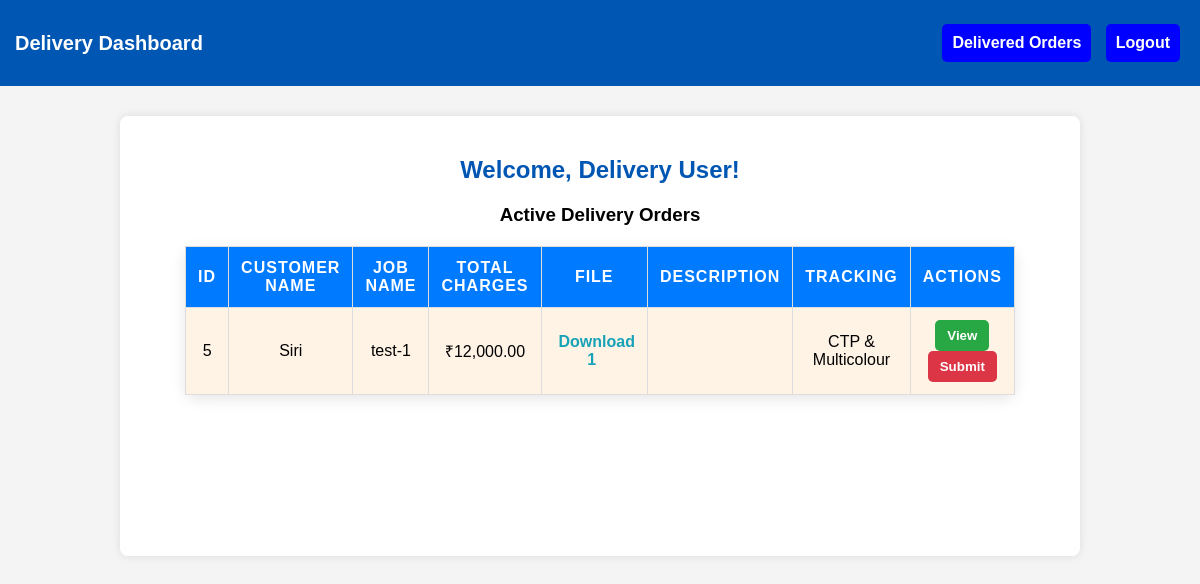
The page /dashboards/delivery.php on the database its author committed.
### tables this page shows
CREATE TABLE `job_sheets` (
  `id` int NOT NULL,
  `customer_name` varchar(255) NOT NULL,
  `phone_number` varchar(15) NOT NULL,
  `job_name` varchar(255) NOT NULL,
  `paper_subcategory` int DEFAULT NULL,
  `type` varchar(255) DEFAULT NULL,
  `quantity` int DEFAULT NULL,
  `striking` varchar(50) DEFAULT NULL,
  `machine` varchar(50) DEFAULT NULL,
  `ryobi_type` varchar(50) DEFAULT NULL,
  `web_type` varchar(50) DEFAULT NULL,
  `web_size` int DEFAULT NULL,
  `ctp_plate` varchar(50) DEFAULT NULL,
  `ctp_quantity` int DEFAULT NULL,
  `plating_charges` decimal(10,2) DEFAULT NULL,
  `paper_charges` decimal(10,2) DEFAULT NULL,
  `printing_charges` decimal(10,2) DEFAULT NULL,
  `lamination_charges` decimal(10,2) DEFAULT NULL,
  `pinning_charges` decimal(10,2) DEFAULT NULL,
  `binding_charges` decimal(10,2) DEFAULT NULL,
  `finishing_charges` decimal(10,2) DEFAULT NULL,
  `other_charges` decimal(10,2) DEFAULT NULL,
  `discount` decimal(10,2) DEFAULT NULL,
  `total_charges` decimal(10,2) DEFAULT NULL,
  `status` enum('Draft','Approved','Finalized') NOT NULL DEFAULT 'Draft',
  `ctp` tinyint(1) DEFAULT '0',
  `multicolour` tinyint(1) DEFAULT '0',
  `description` text,
  `file_path` varchar(500) DEFAULT NULL,
  `completed` tinyint(1) DEFAULT '0',
  `payment_status` enum('incomplete','partially_paid','completed','partially_paid_credit') NOT NULL DEFAULT 'incomplete',
  `cash_amount` decimal(10,2) DEFAULT '0.00',
  `credit_amount` decimal(10,2) DEFAULT '0.00',
  `partial_amount` decimal(10,2) DEFAULT '0.00',
  `completed_ctp` tinyint(1) DEFAULT '0',
  `completed_multicolour` tinyint(1) DEFAULT '0',
  `completed_delivery` tinyint(1) DEFAULT '0',
  `digital` tinyint(1) DEFAULT '0',
  `completed_digital` tinyint(1) DEFAULT '0',
  `created_at` timestamp NULL DEFAULT CURRENT_TIMESTAMP
);

### dashboards/delivery.php (the view, shortened to what this page needs)
<?php
include '../database/db_connect.php';
$sql = "SELECT * FROM job_sheets WHERE completed_delivery = 0 AND (completed_ctp = 1 OR completed_multicolour = 1 OR completed_digital = 1) ORDER BY id DESC";
$result = $conn->query($sql);
?>
<!DOCTYPE html>
<html lang="en">
<head>
    <link rel="stylesheet" href="../css/style.css">
</head>
<body>
    <div class="navbar">
        <h2 class="brand">Delivery Dashboard</h2>
        <div class="nav-buttons">
            <button onclick="location.href='delivered_orders.php'">Delivered Orders</button>
            <button onclick="location.href='../auth/logout.php'">Logout</button>
        </div>
    </div>
    <div class="main-container">
        <div class="user-container">
            <h2>Welcome, Delivery User!</h2>
            <h3>Active Delivery Orders</h3>
            <?php if ($result && $result->num_rows > 0): ?>
                <table>
                    <thead>
                        <tr>
                            <th>ID</th>
                            <th>Customer Name</th>
                            <th>Job Name</th>
                            <th>Total Charges</th>
                            <th>File</th>
                            <th>Description</th>
                            <th>Tracking</th>
                            <th>Actions</th>
                        </tr>
                    </thead>
                    <tbody>
                        <?php while ($row = $result->fetch_assoc()): ?>
                            <tr <?php
                                if ($row['ctp'] == 1 && $row['multicolour'] == 1) {
                                    echo 'class="from-ctp-multicolour"';
                                } elseif ($row['digital'] == 1) {
                                    echo 'class="from-digital"';
                                }
                            ?>>
                                <td><?= $row['id'] ?></td>
                                <td><?= htmlspecialchars($row['customer_name']) ?></td>
                                <td><?= htmlspecialchars($row['job_name']) ?></td>
                                <td>₹<?= number_format($row['total_charges'], 2) ?></td>
                                <td>
                                    <?php
                                    $db_files = $row['file_path'] ? explode(',', $row['file_path']) : [];
                                    if (!empty($db_files)): ?>
                                        <?php foreach ($db_files as $index => $file): ?>
                                            <a href="delivery.php?download_file=<?= urlencode($file) ?>&job_id=<?= $row['id'] ?>" class="download-link">Download <?= $index + 1 ?></a>
                                        <?php endforeach; ?>
                                    <?php else: ?>
                                        No file
                                    <?php endif; ?>
                                </td>
                                <td><?= htmlspecialchars($row['description'] ?? 'No description') ?></td>
                                <td>
                                    <?php
                                    if ($row['ctp'] == 1 && $row['multicolour'] == 1) {
                                        echo "CTP & Multicolour";
                                    } elseif ($row['ctp'] == 1) {
                                        echo "CTP Only";
                                    } elseif ($row['multicolour'] == 1) {
                                        echo "Multicolour Only";
                                    } elseif ($row['digital'] == 1) {
                                        echo "Digital";
                                    }
                                    ?>
                                </td>
                                <td>
                                    <button class="view-btn" onclick="location.href='delivery_view_order.php?id=<?= $row['id'] ?>'">View</button>
                                    <button class="submit-btn" onclick="if(confirm('Submit this order for delivery?')) location.href='delivery.php?submit_id=<?= $row['id'] ?>'">Submit</button>
                                </td>
                            </tr>
                        <?php endwhile; ?>
                    </tbody>
                </table>
            <?php else: ?>
                <p>No active delivery orders found.</p>
            <?php endif; ?>
        </div>
    </div>
</body>
</html>

### css/style.css (style rules this page uses)
body { font-family: Arial, sans-serif; margin: 0; padding: 0; background-color: #f4f4f4; text-align: center; }
.navbar { background-color: #0056b3; padding: 15px; display: flex; justify-content: space-between; align-items: center; color: white; }
.navbar .brand { font-size: 20px; font-weight: bold; }
.nav-buttons button { background-color: blue; color: white; padding: 10px; margin: 5px; border: none; cursor: pointer; font-size: 16px; border-radius: 5px; }
.main-container { display: flex; flex-direction:row; justify-content: space-between; align-items:stretch; max-width: 80%; margin: 30px auto; gap: 20px; }
.main-container h2 { text-align: center; color: #0056b3; margin-bottom: 20px; }
.user-container { width:100%; border-radius: 8px; padding:20px; box-shadow: 0 0 10px rgba(0, 0, 0, 0.1); background: white; height: 400px; overflow-y: auto; }

### dashboards/delivery.php (style rules this page uses)
table { width: 90%; margin: 20px auto; border-collapse: collapse; background-color: white; border-radius: 10px; box-shadow: 0 4px 15px rgba(0, 0, 0, 0.1); }
th, td { border: 1px solid #ddd; padding: 12px; text-align: center; }
th { background-color: #007bff; color: white; font-size: 16px; text-transform: uppercase; letter-spacing: 1px; }
.download-link { color: #17a2b8; text-decoration: none; margin: 0 5px; font-weight: bold; }
button { padding: 8px 12px; border: none; border-radius: 5px; cursor: pointer; font-weight: bold; margin: 0 5px; transition: opacity 0.3s ease; }
.view-btn { background-color: #28a745; color: white; }
.submit-btn { background-color: #dc3545; color: white; }
.from-ctp-multicolour { background-color: #fff3e6; }

### rows shown on the page
job_sheets: id "5", customer_name "Siri", job_name "test-1", total_charges "12,000.00", ctp "CTP & Multicolour"
